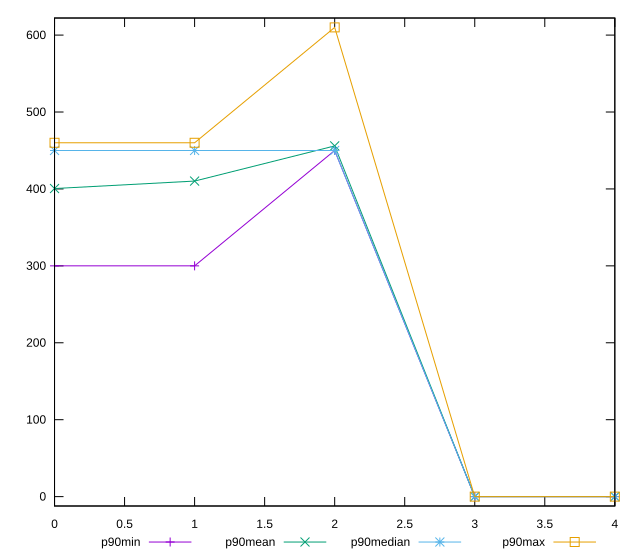

Source code (gnuplot):
reset

$p90Min <<EOF
0 300
1 300
2 450
3 0
4 0
EOF

$p90Mean <<EOF
0 400.531914893617
1 410.21276595744683
2 455.9574468085106
3 0
4 0
EOF

$p90Median <<EOF
0 450
1 450
2 450
3 0
4 0
EOF

$p90Max <<EOF
0 460
1 460
2 610
3 0
4 0
EOF

set key outside below
set xrange [0:4]
set yrange [-12.200000000000001:622.2]
set trange [-12.200000000000001:622.2]
set terminal svg size 640, 560 enhanced background rgb 'white'
set output "report_0_00242021-02-20T12:25:28.543Z/uses-webp-images/progression/value.svg"

plot $p90Min title "p90min" with linespoints, \
     $p90Mean title "p90mean" with linespoints, \
     $p90Median title "p90median" with linespoints, \
     $p90Max title "p90max" with linespoints

reset
